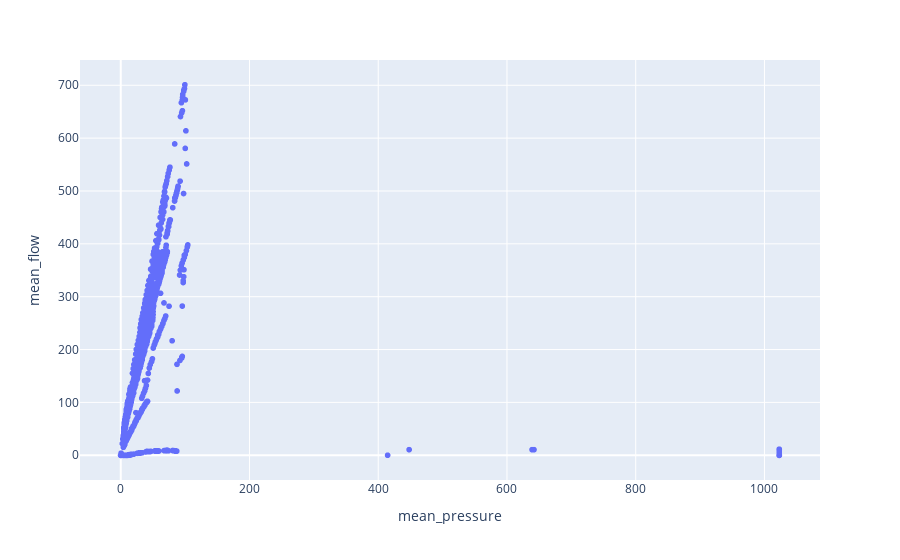

Here is the notebook cell this chart was saved with:
### Code cell
px.scatter(df, x="mean_pressure", y="mean_flow")

### Figure 1 — Plotly figure (JSON) as saved in the notebook; plotly's stock layout.template omitted (floating-point values rounded to 4 significant figures; data arrays with more than 128 entries replaced by an {"elided": "..."} marker saying what was removed)
{"data": [{"hovertemplate": "mean_pressure=%{x}<br>mean_flow=%{y}<extra></extra>", "legendgroup": "", "marker": {"color": "#636efa", "symbol": "circle"}, "mode": "markers", "name": "", "showlegend": false, "type": "scattergl", "x": {"elided": "17281 float values"}, "xaxis": "x", "y": {"elided": "17281 float values"}, "yaxis": "y"}], "layout": {"legend": {"tracegroupgap": 0}, "margin": {"t": 60}, "xaxis": {"anchor": "y", "domain": [0, 1], "title": {"text": "mean_pressure"}}, "yaxis": {"anchor": "x", "domain": [0, 1], "title": {"text": "mean_flow"}}}}
